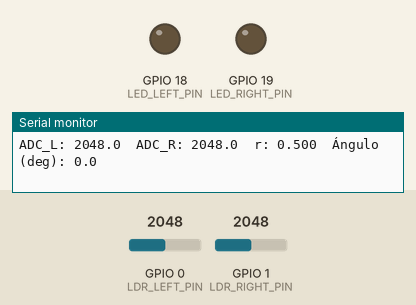
Bench run of a sketch on a simulated ESP32-C6. Parts: output pins drawn as LEDs (lit = HIGH), the last lines printed to the serial monitor. The inputs (shaded band) are chosen by the test bench; at power-on: GPIO 0 (LDR_LEFT_PIN) = 2048, GPIO 1 (LDR_RIGHT_PIN) = 2048 (analog values on the 0–4095 scale).

Above: at 1.3 s.
1.4 s: GPIO 0 (LDR_LEFT_PIN) set to 2458
3.7 s: GPIO 0 (LDR_LEFT_PIN) set to 2546
At 5.5 s:
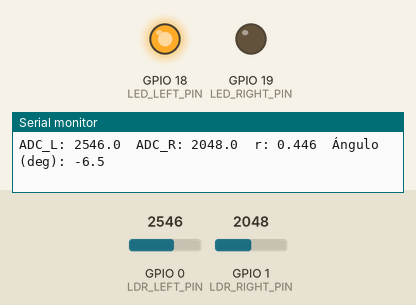
5.8 s: GPIO 1 (LDR_RIGHT_PIN) set to 2112
At 7.5 s:
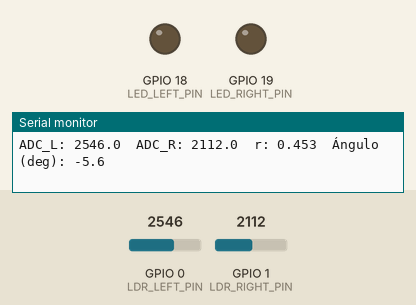
7.9 s: GPIO 1 (LDR_RIGHT_PIN) set to 3037
10.1 s: GPIO 1 (LDR_RIGHT_PIN) set to 3156
At 11.6 s:
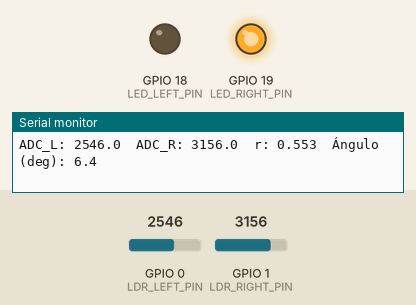
12.4 s: GPIO 1 (LDR_RIGHT_PIN) set to 2866
At 13.7 s:
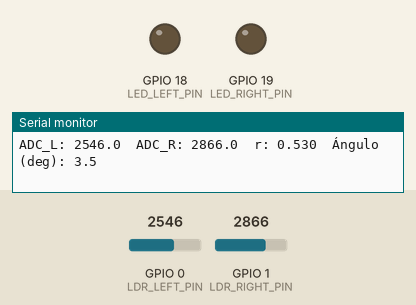
Timing chart, 0 to 15.1 s (numbered marks = the images above; inputs shaded):
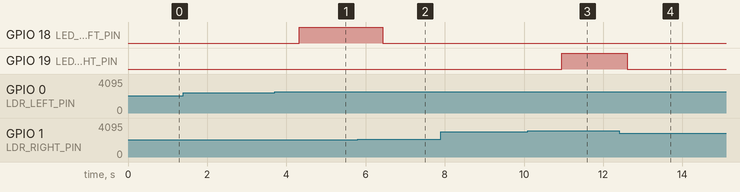

Measured:
- the behaviour switches between 2503 and 2504 on GPIO 0 (LDR_LEFT_PIN) (found by bisection; images 0 and 1)
- the behaviour switches between 2083 and 2084 on GPIO 1 (LDR_RIGHT_PIN) (found by bisection; images 1 and 2)
- the behaviour switches between 3111 and 3112 on GPIO 1 (LDR_RIGHT_PIN) (found by bisection; images 2 and 3)
- after the input at 3.7 s, GPIO 18 (LED_LEFT_PIN): LOW → HIGH after 0.62 s
- after the input at 5.8 s, GPIO 18 (LED_LEFT_PIN): HIGH → LOW after 0.63 s
- after the input at 10.1 s, GPIO 19 (LED_RIGHT_PIN): LOW → HIGH after 0.85 s
- after the input at 12.4 s, GPIO 19 (LED_RIGHT_PIN): HIGH → LOW after 0.20 s

The sketch:

ejercicio_3.ino
```cpp
/*
 * Detección de dirección de luz con 2 LDRs
 * Adaptado para ESP32-C6 (Sin Wi-Fi / Procesamiento Local)
 */

// Pines analógicos (ADC1) en ESP32-C6
#define LDR_LEFT_PIN  0
#define LDR_RIGHT_PIN 1

// Pines para LEDs indicadores
#define LED_LEFT_PIN  18
#define LED_RIGHT_PIN 19

// Parámetros de calibración y filtrado
#define R_FIJA 1000.0f       // Resistencia fija en Ohmios (10k)
#define MAX_ANGLE 60.0f       // Cobertura angular máxima estimado (+/- deg)
#define N_SMOOTH 8            // Tamaño de la ventana del promedio móvil
#define MIN_ADC_SUM 100       // Umbral mínimo de luz para estimación

// Buffers para suavizado (Media Móvil)
float bufferLeft[N_SMOOTH] = {0};
float bufferRight[N_SMOOTH] = {0};
int idxSmooth = 0;
bool filled = false;

void setup() {
  Serial.begin(115200);
  delay(100);

  // Configuración de resolución ADC a 12 bits (0 - 4095)
  analogReadResolution(12);

  pinMode(LED_LEFT_PIN, OUTPUT);
  pinMode(LED_RIGHT_PIN, OUTPUT);

  digitalWrite(LED_LEFT_PIN, LOW);
  digitalWrite(LED_RIGHT_PIN, LOW);

  Serial.println("\n=== Detección de Dirección de Luz (ESP32-C6) ===");
}

float readSmooth(int pin, float *buf) {
  int adc = analogRead(pin);  // Lectura 0..4095
  buf[idxSmooth] = (float)adc;

  float sum = 0;
  int count = filled ? N_SMOOTH : (idxSmooth + 1);
  for (int i = 0; i < count; ++i) {
    sum += buf[i];
  }
  return sum / (float)count;
}

void loop() {
  // Lectura y filtrado por media móvil
  float avgLeft = readSmooth(LDR_LEFT_PIN, bufferLeft);
  float avgRight = readSmooth(LDR_RIGHT_PIN, bufferRight);

  // Actualizar índice del buffer circular
  idxSmooth++;
  if (idxSmooth >= N_SMOOTH) {
    idxSmooth = 0;
    filled = true;
  }

  float sum = avgLeft + avgRight;

  // Verificación de umbral de iluminación mínima
  if (sum < MIN_ADC_SUM) {
    Serial.println("Poca luz -> Iluminación insuficiente para estimar ángulo.");
    digitalWrite(LED_LEFT_PIN, LOW);
    digitalWrite(LED_RIGHT_PIN, LOW);
    delay(200);
    return;
  }

  // Proporción de luz percibida por la derecha r en [0.0 .. 1.0]
  float r = avgRight / sum;

  // Mapeo a estimación angular diferencial (-MAX_ANGLE .. +MAX_ANGLE)
  float angle = (r - 0.5f) * 2.0f * MAX_ANGLE;

  // Umbral de activación para indicadores LED (Histeresis simple)
  const float SIDE_THRESHOLD = 0.55f;

  if (r > SIDE_THRESHOLD) {
    digitalWrite(LED_RIGHT_PIN, HIGH);
    digitalWrite(LED_LEFT_PIN, LOW);
  } else if (r < (1.0f - SIDE_THRESHOLD)) {
    digitalWrite(LED_LEFT_PIN, HIGH);
    digitalWrite(LED_RIGHT_PIN, LOW);
  } else {
    digitalWrite(LED_LEFT_PIN, LOW);
    digitalWrite(LED_RIGHT_PIN, LOW);
  }

  // Salida por monitor serie
  Serial.print("ADC_L: ");         Serial.print(avgLeft, 1);
  Serial.print("\tADC_R: ");       Serial.print(avgRight, 1);
  Serial.print("\tr: ");           Serial.print(r, 3);
  Serial.print("\tÁngulo (deg): "); Serial.print(angle, 1);
  Serial.println();

  delay(150);
}
```
